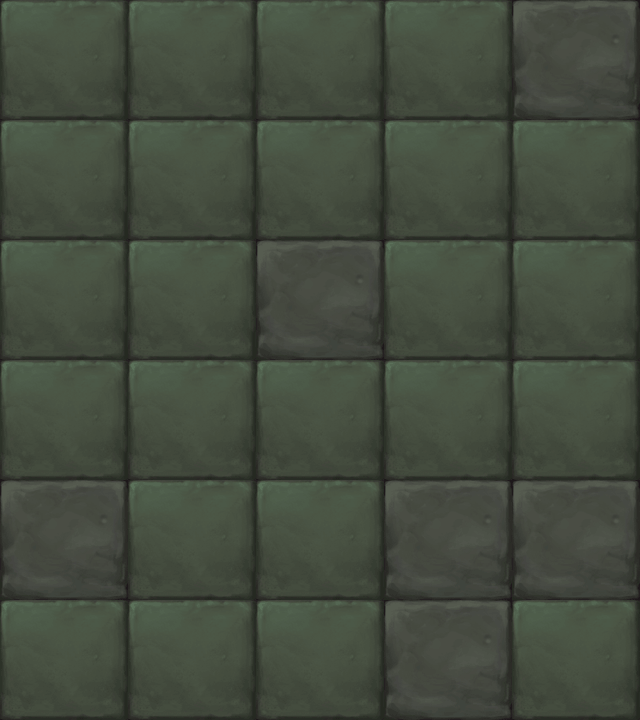

The image is a tile-based game level rendered from a .tmx file. Its description and source (layers, tilesets, objects; grid data summarised) follow:
An orthogonal 5x6 tile map with 128x120 px tiles, 1 tile layer (块层 1).

<map version="1.0" orientation="orthogonal" width="5" height="6" tilewidth="128" tileheight="120">
 <tileset firstgid="1" name="map053" tilewidth="128" tileheight="120">
  <image source="map053.png" width="256" height="120" />
 </tileset>
 <layer name="块层 1" width="5" height="6">
  <data>[30 cells, 30 non-empty, 2 distinct tile ids]</data>
 </layer>
</map>
